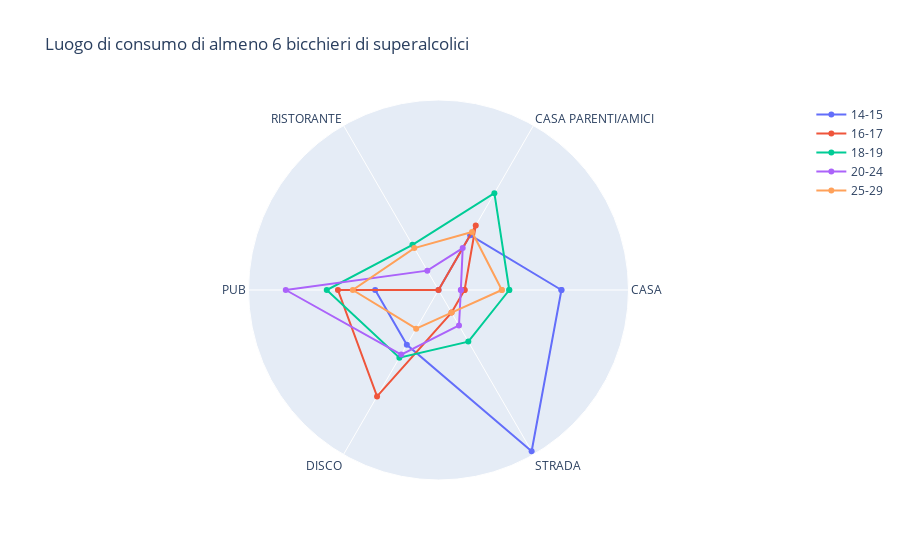

Notebook cell for this chart:
### Code cell
import plotly.graph_objects as go
import plotly.offline as pyo


categories = ['CASA', 'CASA PARENTI/AMICI', 'RISTORANTE', 'PUB', 'DISCO', 'STRADA']
categories = [*categories, categories[0]]

# fascia eta 1, fascia eta 2, fascia eta 3, ...
fascia_5=[0.33,0.17,0,0.17,0.17,0.5]
fascia_6=[0.07,0.2,0,0.27, 0.33, 0.07]
fascia_7=[0.19, 0.3,0.14,0.3,0.21,0.16]
fascia_8=[0.06, 0.13, 0.06, 0.41, 0.2, 0.11 ]
fascia_9=[0.17,0.18,0.13,0.23,0.12, 0.07]

fascia_5=[*fascia_5, fascia_5[0]]
fascia_6=[*fascia_6, fascia_6[0]]
fascia_7=[*fascia_7, fascia_7[0]]
fascia_8=[*fascia_8, fascia_8[0]]
fascia_9=[*fascia_9, fascia_9[0]]

fig = go.Figure(
    data=[
        go.Scatterpolar(r=fascia_5, theta=categories, name='14-15'),
        go.Scatterpolar(r=fascia_6, theta=categories, name='16-17'),
        go.Scatterpolar(r=fascia_7, theta=categories, name='18-19'),
        go.Scatterpolar(r=fascia_8, theta=categories, name='20-24'),
        go.Scatterpolar(r=fascia_9, theta=categories, name='25-29'),
    ],
    layout=go.Layout(
        title=go.layout.Title(text='Luogo di consumo di almeno 6 bicchieri di superalcolici'),
        polar={'radialaxis': {'visible': False}},
        showlegend=True,
    )
)

fig.show()

### Figure 1 — Plotly figure (JSON) as saved in the notebook; plotly's stock layout.template omitted (floating-point values rounded to 4 significant figures)
{"data": [{"name": "14-15", "r": [0.33, 0.17, 0, 0.17, 0.17, 0.5, 0.33], "theta": ["CASA", "CASA PARENTI/AMICI", "RISTORANTE", "PUB", "DISCO", "STRADA", "CASA"], "type": "scatterpolar"}, {"name": "16-17", "r": [0.07, 0.2, 0, 0.27, 0.33, 0.07, 0.07], "theta": ["CASA", "CASA PARENTI/AMICI", "RISTORANTE", "PUB", "DISCO", "STRADA", "CASA"], "type": "scatterpolar"}, {"name": "18-19", "r": [0.19, 0.3, 0.14, 0.3, 0.21, 0.16, 0.19], "theta": ["CASA", "CASA PARENTI/AMICI", "RISTORANTE", "PUB", "DISCO", "STRADA", "CASA"], "type": "scatterpolar"}, {"name": "20-24", "r": [0.06, 0.13, 0.06, 0.41, 0.2, 0.11, 0.06], "theta": ["CASA", "CASA PARENTI/AMICI", "RISTORANTE", "PUB", "DISCO", "STRADA", "CASA"], "type": "scatterpolar"}, {"name": "25-29", "r": [0.17, 0.18, 0.13, 0.23, 0.12, 0.07, 0.17], "theta": ["CASA", "CASA PARENTI/AMICI", "RISTORANTE", "PUB", "DISCO", "STRADA", "CASA"], "type": "scatterpolar"}], "layout": {"polar": {"radialaxis": {"visible": false}}, "showlegend": true, "title": {"text": "Luogo di consumo di almeno 6 bicchieri di superalcolici"}}}
